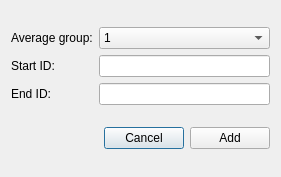
<?xml version="1.0" encoding="UTF-8"?>
<ui version="4.0">
 <class>Advanced</class>
 <widget class="QDialog" name="Advanced">
  <property name="geometry">
   <rect>
    <x>0</x>
    <y>0</y>
    <width>281</width>
    <height>177</height>
   </rect>
  </property>
  <property name="windowTitle">
   <string>Events</string>
  </property>
  <layout class="QGridLayout" name="gridLayout_2">
   <item row="0" column="0">
    <layout class="QGridLayout" name="gridLayout">
     <item row="0" column="0">
      <widget class="QLabel" name="labelGroup">
       <property name="text">
        <string>Average group:</string>
       </property>
      </widget>
     </item>
     <item row="2" column="0">
      <widget class="QLabel" name="label_2">
       <property name="text">
        <string>End ID:</string>
       </property>
      </widget>
     </item>
     <item row="0" column="1">
      <widget class="QComboBox" name="comboBoxAvgGroup">
       <item>
        <property name="text">
         <string>1</string>
        </property>
       </item>
       <item>
        <property name="text">
         <string>2</string>
        </property>
       </item>
       <item>
        <property name="text">
         <string>3</string>
        </property>
       </item>
       <item>
        <property name="text">
         <string>4</string>
        </property>
       </item>
       <item>
        <property name="text">
         <string>5</string>
        </property>
       </item>
       <item>
        <property name="text">
         <string>6</string>
        </property>
       </item>
       <item>
        <property name="text">
         <string>7</string>
        </property>
       </item>
       <item>
        <property name="text">
         <string>8</string>
        </property>
       </item>
      </widget>
     </item>
     <item row="1" column="0">
      <widget class="QLabel" name="label">
       <property name="text">
        <string>Start ID:</string>
       </property>
      </widget>
     </item>
     <item row="1" column="1">
      <widget class="QLineEdit" name="lineEditStart"/>
     </item>
     <item row="2" column="1">
      <widget class="QLineEdit" name="lineEditEnd"/>
     </item>
    </layout>
   </item>
   <item row="1" column="0">
    <layout class="QHBoxLayout" name="horizontalLayout">
     <item>
      <spacer name="horizontalSpacer">
       <property name="orientation">
        <enum>Qt::Horizontal</enum>
       </property>
       <property name="sizeHint" stdset="0">
        <size>
         <width>40</width>
         <height>20</height>
        </size>
       </property>
      </spacer>
     </item>
     <item>
      <widget class="QPushButton" name="pushButtonCancel">
       <property name="text">
        <string>Cancel</string>
       </property>
      </widget>
     </item>
     <item>
      <widget class="QPushButton" name="pushButtonAccept">
       <property name="text">
        <string>Add</string>
       </property>
      </widget>
     </item>
    </layout>
   </item>
  </layout>
 </widget>
 <resources/>
 <connections>
  <connection>
   <sender>pushButtonCancel</sender>
   <signal>clicked()</signal>
   <receiver>Advanced</receiver>
   <slot>reject()</slot>
   <hints>
    <hint type="sourcelabel">
     <x>133</x>
     <y>146</y>
    </hint>
    <hint type="destinationlabel">
     <x>18</x>
     <y>131</y>
    </hint>
   </hints>
  </connection>
  <connection>
   <sender>pushButtonAccept</sender>
   <signal>clicked()</signal>
   <receiver>Advanced</receiver>
   <slot>accept()</slot>
   <hints>
    <hint type="sourcelabel">
     <x>217</x>
     <y>141</y>
    </hint>
    <hint type="destinationlabel">
     <x>47</x>
     <y>149</y>
    </hint>
   </hints>
  </connection>
 </connections>
</ui>
